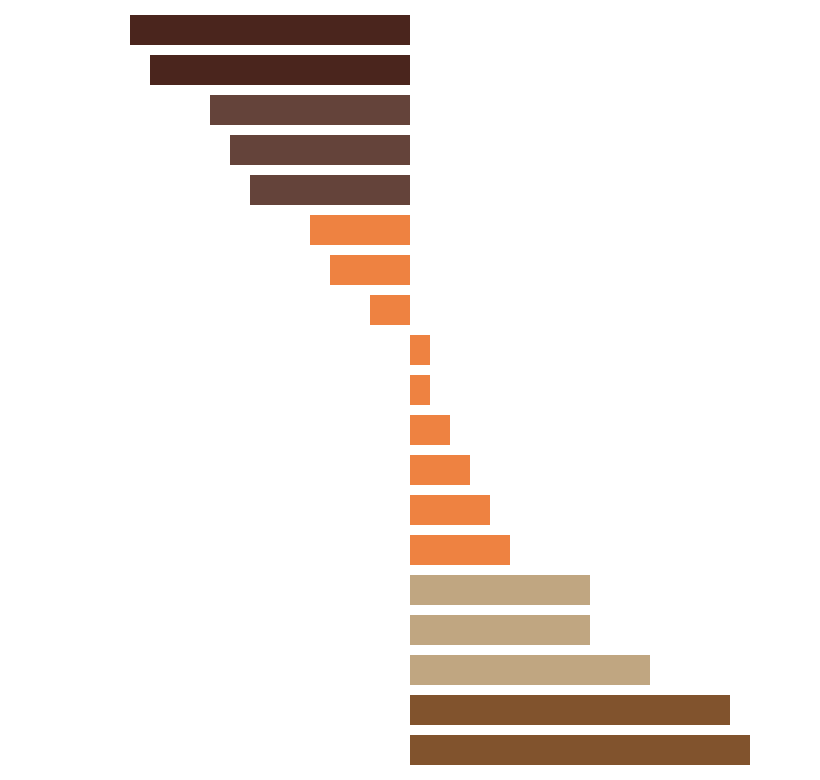

The notebook cell this image was saved under:
### Markdown cell above
## Branding

Branding is a really important aspect of marketing. Most companies have set color palettes, logos and design. Tools such as [Image Color Picker](https://imagecolorpicker.com/) and [Adobe Color](https://color.adobe.com/pt/create/image) can help you extract and implement those official palettes into themed data visualizations.

#### Cookie Clicker

[Cookie Clicker](https://orteil.dashnet.org/cookieclicker/) is an idle game created by the French programmer Orteil, and it has been open in a separate tab baking and accumulating cookies throughout the entirety of this project. Hence, it only seems fitting to pay homage with a dedicated color palette!

### Code cell
chart_middle = alt.Chart(
    table
    ).mark_bar(color = "#ee8241", size = 15).encode(
    x = alt.X(
        "Change", 
        scale = alt.Scale(domain = [-0.20, 0.20]), 
        axis = None,
        title = None
        ),
    y = alt.Y("Brands", sort = None, axis = None)
    )

chart_up = alt.Chart(table).mark_bar( 
        size = 15
        ).encode(
    x = alt.X(
        "Change", 
        scale = alt.Scale(domain = [-0.20, 0.20]), 
        axis = None,
        title = None
        ),
    y = alt.Y("Brands", sort = None, axis = None),
    color = alt.condition(condition_decreased, alt.value('#4a251d'), alt.value('#64433a'))
).transform_filter(
    alt.FieldOneOfPredicate(field='Brands', oneOf = ["Fran's Recipe", 'Wholesome Goodness',
                                                     'Lifestyle', 'Coat protection', 'Diet Lifestyle'])
    )

chart_down = alt.Chart(table).mark_bar( 
        size = 15
        ).encode(
    x = alt.X(
        "Change", 
        scale = alt.Scale(domain = [-0.20, 0.20]), 
        axis = None,
        title = None
        ),
    y = alt.Y("Brands", sort = None, axis = None),
    color = alt.condition(condition_increased,
                          alt.value('#81532d'), alt.value('#c0a681'))
    ).transform_filter(
    alt.FieldOneOfPredicate(field='Brands', oneOf = ['Feline Focus', 'Feline Grain Free', 'Feline Silver',
                                                    'Nutri Balance', 'Farm Fresh Basics'])
    )

cookie_clicker = (chart_middle + chart_down + chart_up)

cookie_clicker.properties(width = 400).configure_view(stroke = None)

### Figure 1 — Vega-Lite specification as saved in the notebook (floating-point values rounded to 4 significant figures)
{"config": {"view": {"continuousWidth": 300, "continuousHeight": 300, "stroke": null}}, "layer": [{"mark": {"type": "bar", "color": "#ee8241", "size": 15}, "encoding": {"x": {"axis": null, "field": "Change", "scale": {"domain": [-0.2, 0.2]}, "title": null, "type": "quantitative"}, "y": {"axis": null, "field": "Brands", "sort": null, "type": "nominal"}}}, {"mark": {"type": "bar", "size": 15}, "encoding": {"color": {"condition": {"test": "(datum.Brands == \"Farm Fresh Basics\"|datum.Brands == \"Nutri Balance\")", "value": "#81532d"}, "value": "#c0a681"}, "x": {"axis": null, "field": "Change", "scale": {"domain": [-0.2, 0.2]}, "title": null, "type": "quantitative"}, "y": {"axis": null, "field": "Brands", "sort": null, "type": "nominal"}}, "transform": [{"filter": {"field": "Brands", "oneOf": ["Feline Focus", "Feline Grain Free", "Feline Silver", "Nutri Balance", "Farm Fresh Basics"]}}]}, {"mark": {"type": "bar", "size": 15}, "encoding": {"color": {"condition": {"test": "(datum.Brands == \"Fran's Recipe\"|datum.Brands == \"Wholesome Goodness\")", "value": "#4a251d"}, "value": "#64433a"}, "x": {"axis": null, "field": "Change", "scale": {"domain": [-0.2, 0.2]}, "title": null, "type": "quantitative"}, "y": {"axis": null, "field": "Brands", "sort": null, "type": "nominal"}}, "transform": [{"filter": {"field": "Brands", "oneOf": ["Fran's Recipe", "Wholesome Goodness", "Lifestyle", "Coat protection", "Diet Lifestyle"]}}]}], "data": {"name": "data-9ee411e192bdf834e5a77b44a346fa8f"}, "width": 400, "$schema": "https://vega.github.io/schema/vega-lite/v5.15.1.json", "datasets": {"data-9ee411e192bdf834e5a77b44a346fa8f": [{"spacing for dot plot": 0, "Brands": "Fran's Recipe", "Change": -0.14}, {"spacing for dot plot": 1, "Brands": "Wholesome Goodness", "Change": -0.13}, {"spacing for dot plot": 2, "Brands": "Lifestyle", "Change": -0.1}, {"spacing for dot plot": 3, "Brands": "Coat protection", "Change": -0.09}, {"spacing for dot plot": 4, "Brands": "Diet Lifestyle", "Change": -0.08}, {"spacing for dot plot": 5, "Brands": "Feline Basics", "Change": -0.05}, {"spacing for dot plot": 6, "Brands": "Lifestyle Plus", "Change": -0.04}, {"spacing for dot plot": 7, "Brands": "Feline Freedom", "Change": -0.02}, {"spacing for dot plot": 8, "Brands": "Feline Gold", "Change": 0.01}, {"spacing for dot plot": 9, "Brands": "Feline Platinum", "Change": 0.01}, {"spacing for dot plot": 10, "Brands": "Feline Instinct", "Change": 0.02}, {"spacing for dot plot": 11, "Brands": "Feline Pro", "Change": 0.03}, {"spacing for dot plot": 12, "Brands": "Farm Fresh Tasties", "Change": 0.04}, {"spacing for dot plot": 13, "Brands": "Feline Royal", "Change": 0.05}, {"spacing for dot plot": 14, "Brands": "Feline Focus", "Change": 0.09}, {"spacing for dot plot": 15, "Brands": "Feline Grain Free", "Change": 0.09}, {"spacing for dot plot": 16, "Brands": "Feline Silver", "Change": 0.12}, {"spacing for dot plot": 17, "Brands": "Nutri Balance", "Change": 0.16}, {"spacing for dot plot": 18, "Brands": "Farm Fresh Basics", "Change": 0.17}]}}
